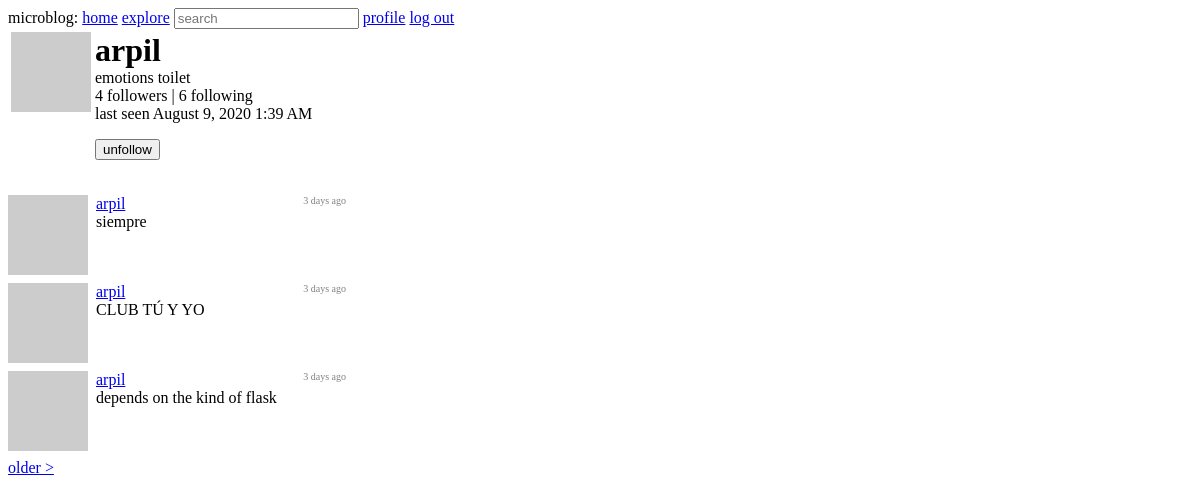
The page /user/arpil (signed in) on the database as committed earlier.
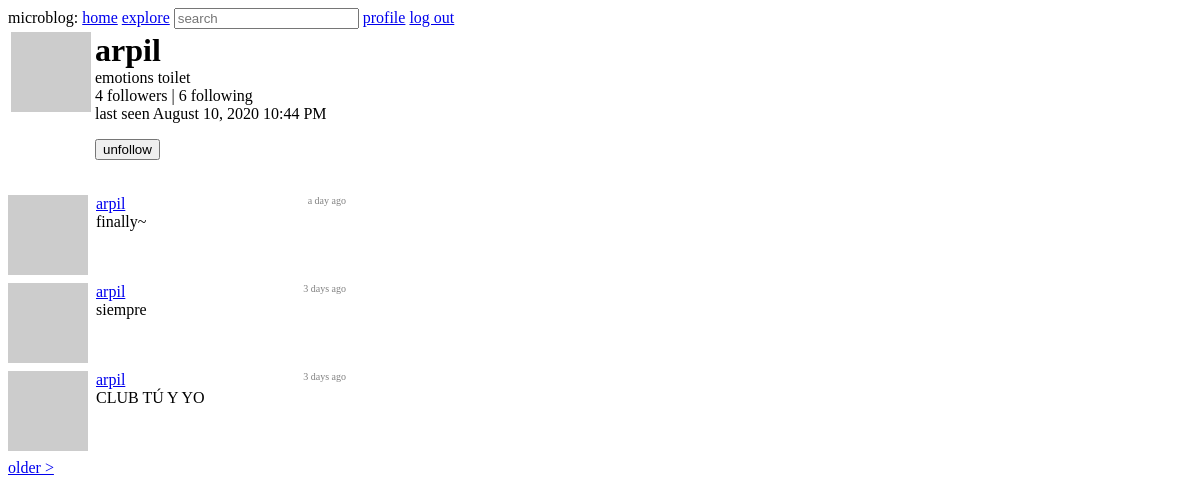
The same page on the database as committed later.
### app/models.py (models this page shows, shortened)
class User(UserMixin, db.Model):
    id = db.Column(db.Integer, primary_key=True)
    username = db.Column(db.String(64), index=True, unique=True)
    email = db.Column(db.String(120), index=True, unique=True)
    pw_hash = db.Column(db.String(128))
    about_me = db.Column(db.String(140))
    following = db.relationship(
        'User',
        secondary=follows,
        primaryjoin=(follows.c.follower_id == id),
        secondaryjoin=(follows.c.followed_id == id),
        backref=db.backref('followers', lazy='dynamic'),
        lazy='dynamic'
    )
    last_seen = db.Column(db.DateTime, default=datetime.utcnow)
    posts = db.relationship('Post', backref='author', lazy='dynamic')
    def avatar(self, size):
        digest = md5(self.email.lower().encode('utf-8')).hexdigest()
        return 'https://www.gravatar.com/avatar/{}?d=identicon&s={}'.format(digest, size)
    def is_following(self, user):
        return self.following.filter(
            follows.c.followed_id == user.id
        ).count() > 0

class SearchableMixin(object):
    @classmethod
    def before_commit(cls, session):
        session._changes = {
            'add': list(session.new),
            'update': list(session.dirty),
            'delete': list(session.deleted)
        }
    @classmethod
    def after_commit(cls, session):
        for obj in session._changes['add']:
            if isinstance(obj, SearchableMixin):
                add_to_index(obj.__tablename__, obj)
        for obj in session._changes['update']:
            if isinstance(obj, SearchableMixin):
                add_to_index(obj.__tablename__, obj)
        for obj in session._changes['delete']:
            if isinstance(obj, SearchableMixin):
                remove_from_index(obj.__tablename__, obj)
        session._changes = None

class Post(SearchableMixin, db.Model):
    __searchable__ = ['body']
    id = db.Column(db.Integer, primary_key=True)
    body = db.Column(db.String(140))
    timestamp = db.Column(db.DateTime, index=True, default=datetime.utcnow)
    user_id = db.Column(db.Integer, db.ForeignKey('user.id'))

### app/main/routes.py (the view)
@bp.route('/user/<username>')
@login_required
def user(username):
    _user = User.query.filter_by(username=username).first_or_404()
    page = request.args.get('page', 1, type=int)
    posts = _user.posts.order_by(
        Post.timestamp.desc()
    ).paginate(
        page, current_app.config['POSTS_PER_PAGE'], False
    )
    next_url = url_for('main.user', username=_user.username, page=posts.next_num) \
        if posts.has_next else None
    prev_url = url_for('main.user', username=_user.username, page=posts.prev_num) \
        if posts.has_prev else None
    form = EmptyForm()
    return render_template(
        'user.html',
        user=_user,
        posts=posts.items,
        next_url=next_url,
        prev_url=prev_url,
        form=form
    )

### app/main/forms.py
class SearchForm(FlaskForm):
    q = StringField('search', validators=[DataRequired()])
    def __init__(self, *args, **kwargs):
        if 'formdata' not in kwargs:
            kwargs['formdata'] = request.args
        if 'csrf_enabled' not in kwargs:
            kwargs['csrf_enabled'] = False
        super(SearchForm, self).__init__(*args, **kwargs)

class EmptyForm(FlaskForm):
    submit = SubmitField('save')

### app/main/routes.py (called while the page is built)
@bp.before_app_request
def before_request():
    if current_user.is_authenticated:
        current_user.last_seen = datetime.utcnow()
        db.session.commit()
        g.search_form = SearchForm()

### app/models.py (called while the page is built)
@login.user_loader
def load_user(user_id):
    return User.query.get(int(user_id))

### app/templates/user.html (shortened to what this page needs)
{% extends "base.html" %}
{% block content %}
  <table style="margin-bottom: 16px;">
    <tr valign="top">
      <td><img src="{{ user.avatar(128) }}"></td>
      <td>
        <h1 style="margin: 0;">{{ user.username }}</h1>
        {% if user.about_me %}
          <p style="margin: 0;">{{ user.about_me }}</p>
        {% endif %}
        <p style="margin: 0;">
          {{ user.followers.count() }} followers |
          {{ user.following.count() }} following
        </p>
        <p style="margin: 0;">
          last seen {{ moment(user.last_seen).format('LLL') }}
        </p>
        {% if user == current_user %}
          <p><a href="{{ url_for('main.edit_profile') }}">edit profile</a></p>
        {% else %}
        <p>
            <form action="{{ url_for('main.unfollow', username=user.username) }}" method="post">
              {{ form.submit(value='unfollow') }}
            </form>
          </p>
        {% endif %}
      </td>
    </tr>
  </table>
  {% for post in posts %}
    {% include '_post.html' %}
  {% endfor %}
  {% if next_url %}
    <a href="{{ next_url }}">older ></a>
  {% endif %}
{% endblock %}

### app/templates/_post.html
<div style="display: flex; margin-bottom: 8px;">
  <div style="margin-right: 8px;"><img src="{{ post.author.avatar(36) }}"></div>
  <div style="display: flex; flex-direction: column; width: 250px;">
    <div style="display: flex; justify-content: space-between;">
      <a href="{{ url_for('main.user', username=post.author.username) }}">
        {{ post.author.username }}
      </a>
      <div style="color: gray; font-size: 10px;">
        {{ moment(post.timestamp).fromNow() }}
      </div>
    </div>
    <div>{{ post.body }}</div>
  </div>
</div>

Rows that differ between the two databases and show on the page:
no longer on this page (row unchanged): Post: author.username "arpil", timestamp "3 days ago", body "depends on the kind of flask"
changed User "arpil": last_seen "August 9, 2020 1:39 AM" → "August 10, 2020 10:44 PM"
added Post: author.username "arpil", timestamp "a day ago", body "finally~"
